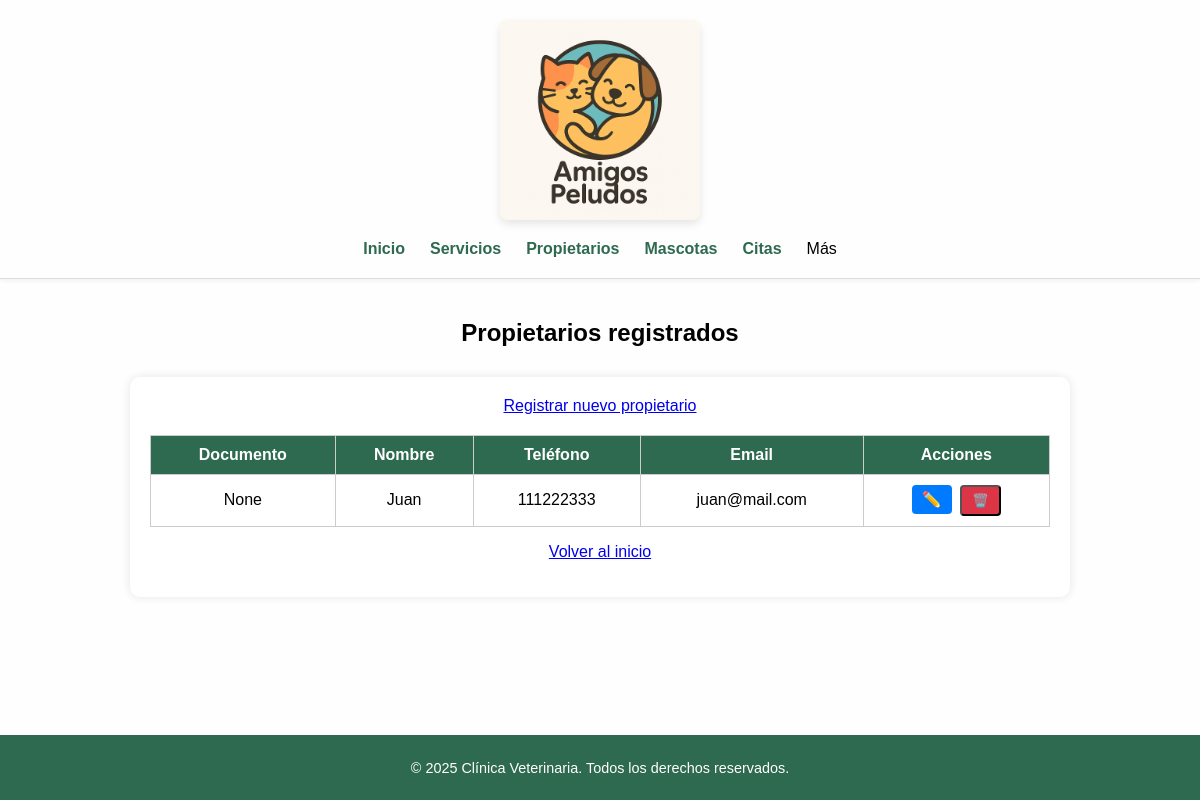
The app's page /propietarios/ with its own data.
### interfaz/models.py (models this page shows, shortened)
class Propietario(models.Model):
    documento = models.CharField(
        max_length=20,
        unique=True,
        null=True,
        blank=True
    )
    nombre = models.CharField(max_length=100)
    telefono = models.CharField(max_length=20)
    email = models.EmailField()

### interfaz/views.py (the view)
# urls.py: path('propietarios/', views.propietario_list, name='propietario_list'),
def propietario_list(request):
    propietarios = Propietario.objects.all()
    return render(
        request,
        'propietarios/propietario_list.html',
        {'propietarios': propietarios}
    )

### interfaz/templates/propietarios/propietario_list.html (shortened to what this page needs)
{% extends "base.html" %}
{% block content %}
<h2>Propietarios registrados</h2>
<div class="tabla-container">
  <a href="{% url 'interfaz:propietario_create' %}">Registrar nuevo propietario</a>
  {% if propietarios %}
    <table class="tabla-estilo">
      <thead>
        <tr>
          <th>Documento</th>
          <th>Nombre</th>
          <th>Teléfono</th>
          <th>Email</th>
          <th>Acciones</th>
        </tr>
      </thead>
      <tbody>
        {% for propietario in propietarios %}
          <tr>
            <td>{{ propietario.documento }}</td>
            <td>{{ propietario.nombre }}</td>
            <td>{{ propietario.telefono }}</td>
            <td>{{ propietario.email }}</td>
            <td>
              <a href="{% url 'interfaz:propietario_editar' propietario.id %}" class="btn-editar">✏️</a>
              <form action="{% url 'interfaz:propietario_eliminar' propietario.id %}" method="post" style="display:inline;" onsubmit="return confirm('¿Estás seguro que deseas eliminar este propietario?');">
              <button type="submit" class="btn-eliminar">🗑️</button>
              </form>
            </td>
          </tr>
        {% endfor %}
      </tbody>
    </table>
  {% else %}
    <p>No hay propietarios registrados.</p>
  {% endif %}
  <p><a href="{% url 'interfaz:inicio' %}">Volver al inicio</a></p>
</div>
{% endblock %}

### interfaz/static/interfaz/css/estilos.css (style rules this page uses)
body { font-family: Arial, sans-serif; margin: 0; padding: 0; background-color: #fefefe; text-align: center; padding-bottom: 60px; }
.tabla-container { max-width: 900px; margin: 30px auto; background-color: #fff; padding: 20px; border-radius: 10px; box-shadow: 0 0 10px rgba(0,0,0,0.1); text-align: center; }
.tabla-estilo { width: 100%; border-collapse: collapse; margin-top: 20px; }
.tabla-estilo th, .tabla-estilo td { border: 1px solid #ccc; padding: 10px; text-align: center; }
.tabla-estilo th { background-color: #2d6a4f; color: white; }
.btn-editar { background-color: #007bff; color: white; padding: 6px 10px; margin-right: 4px; border-radius: 4px; text-decoration: none; font-weight: bold; }
.btn-eliminar { background-color: #dc3545; color: white; padding: 6px 10px; border-radius: 4px; text-decoration: none; font-weight: bold; }

### records on screen
Propietario: documento "None", nombre "Juan", telefono "111222333", email "juan@mail.com"
